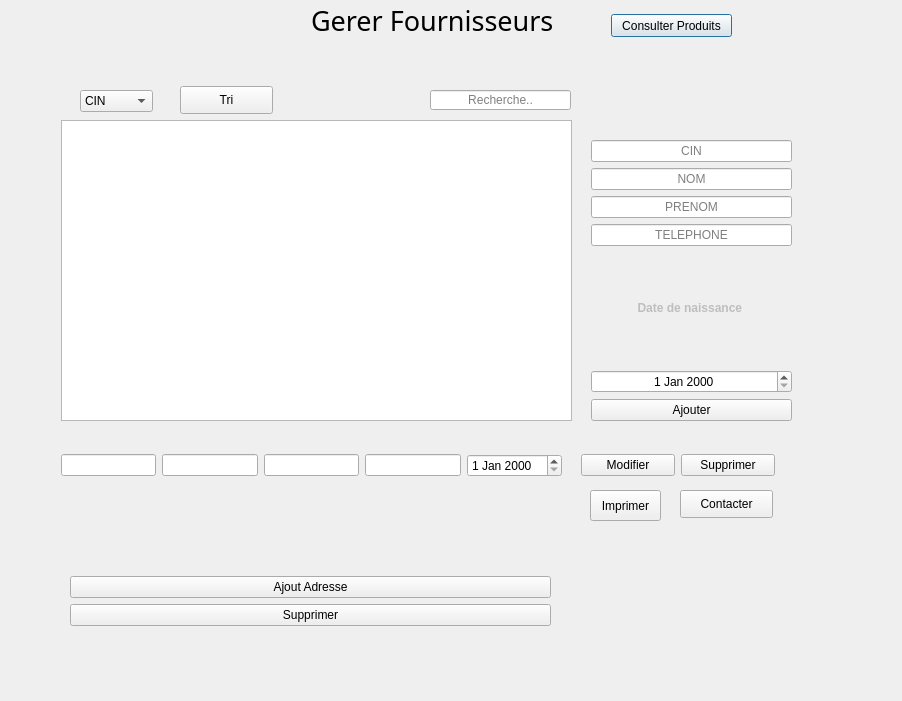
<?xml version="1.0" encoding="UTF-8"?>
<ui version="4.0">
 <class>Dialogfournisseur</class>
 <widget class="QDialog" name="Dialogfournisseur">
  <property name="geometry">
   <rect>
    <x>0</x>
    <y>0</y>
    <width>902</width>
    <height>701</height>
   </rect>
  </property>
  <property name="windowTitle">
   <string>Fournisseurs</string>
  </property>
  <widget class="QStackedWidget" name="stackedWidget_2">
   <property name="geometry">
    <rect>
     <x>10</x>
     <y>10</y>
     <width>831</width>
     <height>671</height>
    </rect>
   </property>
   <property name="currentIndex">
    <number>0</number>
   </property>
   <widget class="QWidget" name="page_11">
    <widget class="QPushButton" name="pushButton">
     <property name="geometry">
      <rect>
       <x>601</x>
       <y>4</y>
       <width>121</width>
       <height>23</height>
      </rect>
     </property>
     <property name="text">
      <string>Consulter Produits</string>
     </property>
    </widget>
    <widget class="QStackedWidget" name="stackedWidget">
     <property name="geometry">
      <rect>
       <x>571</x>
       <y>100</y>
       <width>221</width>
       <height>311</height>
      </rect>
     </property>
     <property name="currentIndex">
      <number>1</number>
     </property>
     <widget class="QWidget" name="page">
      <widget class="QWidget" name="verticalLayoutWidget">
       <property name="geometry">
        <rect>
         <x>30</x>
         <y>110</y>
         <width>160</width>
         <height>80</height>
        </rect>
       </property>
       <layout class="QVBoxLayout" name="verticalLayout">
        <item>
         <widget class="QPushButton" name="ajoutForm">
          <property name="text">
           <string>Ajouter</string>
          </property>
         </widget>
        </item>
       </layout>
      </widget>
     </widget>
     <widget class="QWidget" name="page_2">
      <widget class="QWidget" name="verticalLayoutWidget_2">
       <property name="geometry">
        <rect>
         <x>10</x>
         <y>30</y>
         <width>201</width>
         <height>281</height>
        </rect>
       </property>
       <layout class="QVBoxLayout" name="verticalLayout_2">
        <item>
         <widget class="QLineEdit" name="f_cin">
          <property name="alignment">
           <set>Qt::AlignCenter</set>
          </property>
          <property name="placeholderText">
           <string>CIN</string>
          </property>
         </widget>
        </item>
        <item>
         <widget class="QLineEdit" name="f_nom">
          <property name="alignment">
           <set>Qt::AlignCenter</set>
          </property>
          <property name="placeholderText">
           <string>NOM</string>
          </property>
         </widget>
        </item>
        <item>
         <widget class="QLineEdit" name="f_prenom">
          <property name="alignment">
           <set>Qt::AlignCenter</set>
          </property>
          <property name="placeholderText">
           <string>PRENOM</string>
          </property>
         </widget>
        </item>
        <item>
         <widget class="QLineEdit" name="f_tel">
          <property name="alignment">
           <set>Qt::AlignCenter</set>
          </property>
          <property name="placeholderText">
           <string>TELEPHONE</string>
          </property>
         </widget>
        </item>
        <item>
         <widget class="QLabel" name="label_2">
          <property name="enabled">
           <bool>false</bool>
          </property>
          <property name="font">
           <font>
            <weight>75</weight>
            <bold>true</bold>
           </font>
          </property>
          <property name="text">
           <string>Date de naissance </string>
          </property>
          <property name="textFormat">
           <enum>Qt::PlainText</enum>
          </property>
          <property name="scaledContents">
           <bool>false</bool>
          </property>
          <property name="alignment">
           <set>Qt::AlignCenter</set>
          </property>
          <property name="margin">
           <number>0</number>
          </property>
         </widget>
        </item>
        <item>
         <widget class="QDateEdit" name="f_date">
          <property name="alignment">
           <set>Qt::AlignCenter</set>
          </property>
         </widget>
        </item>
        <item>
         <widget class="QPushButton" name="f_ajouterBtn">
          <property name="text">
           <string>Ajouter</string>
          </property>
         </widget>
        </item>
       </layout>
      </widget>
     </widget>
    </widget>
    <widget class="QWidget" name="horizontalLayoutWidget_2">
     <property name="geometry">
      <rect>
       <x>571</x>
       <y>440</y>
       <width>194</width>
       <height>31</height>
      </rect>
     </property>
     <layout class="QHBoxLayout" name="horizontalLayout_2">
      <item>
       <widget class="QPushButton" name="f_modifier">
        <property name="text">
         <string>Modifier</string>
        </property>
       </widget>
      </item>
      <item>
       <widget class="QPushButton" name="f_supprimer">
        <property name="text">
         <string>Supprimer</string>
        </property>
       </widget>
      </item>
     </layout>
    </widget>
    <widget class="QLabel" name="label">
     <property name="geometry">
      <rect>
       <x>301</x>
       <y>-10</y>
       <width>271</width>
       <height>41</height>
      </rect>
     </property>
     <property name="font">
      <font>
       <family>Impact</family>
       <pointsize>20</pointsize>
      </font>
     </property>
     <property name="text">
      <string>Gerer Fournisseurs</string>
     </property>
     <property name="textFormat">
      <enum>Qt::PlainText</enum>
     </property>
    </widget>
    <widget class="QWidget" name="horizontalLayoutWidget">
     <property name="geometry">
      <rect>
       <x>51</x>
       <y>430</y>
       <width>501</width>
       <height>51</height>
      </rect>
     </property>
     <layout class="QHBoxLayout" name="horizontalLayout">
      <item>
       <widget class="QLineEdit" name="f_cin_e_1">
        <property name="alignment">
         <set>Qt::AlignCenter</set>
        </property>
       </widget>
      </item>
      <item>
       <widget class="QLineEdit" name="f_nom_e_1">
        <property name="alignment">
         <set>Qt::AlignCenter</set>
        </property>
       </widget>
      </item>
      <item>
       <widget class="QLineEdit" name="f_prenom_e">
        <property name="alignment">
         <set>Qt::AlignCenter</set>
        </property>
       </widget>
      </item>
      <item>
       <widget class="QLineEdit" name="f_tel_e">
        <property name="alignment">
         <set>Qt::AlignCenter</set>
        </property>
       </widget>
      </item>
      <item>
       <widget class="QDateEdit" name="f_daten_e"/>
      </item>
     </layout>
    </widget>
    <widget class="QTableView" name="tableFournisseur">
     <property name="geometry">
      <rect>
       <x>51</x>
       <y>110</y>
       <width>511</width>
       <height>301</height>
      </rect>
     </property>
    </widget>
    <widget class="QLineEdit" name="f_recherche">
     <property name="geometry">
      <rect>
       <x>420</x>
       <y>80</y>
       <width>141</width>
       <height>20</height>
      </rect>
     </property>
     <property name="alignment">
      <set>Qt::AlignCenter</set>
     </property>
     <property name="placeholderText">
      <string>Recherche..</string>
     </property>
    </widget>
    <widget class="QPushButton" name="contactBtn">
     <property name="geometry">
      <rect>
       <x>670</x>
       <y>480</y>
       <width>93</width>
       <height>28</height>
      </rect>
     </property>
     <property name="text">
      <string>Contacter</string>
     </property>
    </widget>
    <widget class="QPushButton" name="btnPrint">
     <property name="geometry">
      <rect>
       <x>580</x>
       <y>480</y>
       <width>71</width>
       <height>31</height>
      </rect>
     </property>
     <property name="text">
      <string>Imprimer</string>
     </property>
    </widget>
    <widget class="QComboBox" name="comboBoxTri">
     <property name="geometry">
      <rect>
       <x>70</x>
       <y>80</y>
       <width>73</width>
       <height>22</height>
      </rect>
     </property>
     <item>
      <property name="text">
       <string>CIN</string>
      </property>
     </item>
     <item>
      <property name="text">
       <string>NOM</string>
      </property>
     </item>
     <item>
      <property name="text">
       <string>PRENOM</string>
      </property>
     </item>
     <item>
      <property name="text">
       <string>NUMTEL</string>
      </property>
     </item>
    </widget>
    <widget class="QPushButton" name="triBtn">
     <property name="geometry">
      <rect>
       <x>170</x>
       <y>76</y>
       <width>93</width>
       <height>28</height>
      </rect>
     </property>
     <property name="text">
      <string>Tri</string>
     </property>
    </widget>
    <widget class="QStackedWidget" name="stackedWidget_3">
     <property name="geometry">
      <rect>
       <x>60</x>
       <y>510</y>
       <width>491</width>
       <height>111</height>
      </rect>
     </property>
     <property name="currentIndex">
      <number>0</number>
     </property>
     <widget class="QWidget" name="page_3">
      <widget class="QWidget" name="verticalLayoutWidget_3">
       <property name="geometry">
        <rect>
         <x>0</x>
         <y>20</y>
         <width>481</width>
         <height>86</height>
        </rect>
       </property>
       <layout class="QVBoxLayout" name="verticalLayout_3">
        <item>
         <widget class="QLabel" name="status_adresse_label">
          <property name="text">
           <string/>
          </property>
         </widget>
        </item>
        <item>
         <widget class="QPushButton" name="btn_Adresse_ajout">
          <property name="text">
           <string>Ajout Adresse</string>
          </property>
         </widget>
        </item>
        <item>
         <widget class="QPushButton" name="supprimer_Adresse">
          <property name="text">
           <string>Supprimer</string>
          </property>
         </widget>
        </item>
       </layout>
      </widget>
     </widget>
     <widget class="QWidget" name="page_4">
      <widget class="QWidget" name="horizontalLayoutWidget_3">
       <property name="geometry">
        <rect>
         <x>40</x>
         <y>20</y>
         <width>421</width>
         <height>41</height>
        </rect>
       </property>
       <layout class="QHBoxLayout" name="horizontalLayout_3">
        <item>
         <widget class="QComboBox" name="comboBox_VIlle">
          <item>
           <property name="text">
            <string>Ville</string>
           </property>
          </item>
          <item>
           <property name="text">
            <string>Tunis</string>
           </property>
          </item>
          <item>
           <property name="text">
            <string>Sfax</string>
           </property>
          </item>
          <item>
           <property name="text">
            <string>Sousse</string>
           </property>
          </item>
          <item>
           <property name="text">
            <string>Kairouan</string>
           </property>
          </item>
          <item>
           <property name="text">
            <string>Bizerte</string>
           </property>
          </item>
          <item>
           <property name="text">
            <string>Gabes</string>
           </property>
          </item>
          <item>
           <property name="text">
            <string>Ariana</string>
           </property>
          </item>
          <item>
           <property name="text">
            <string>Gafsa</string>
           </property>
          </item>
          <item>
           <property name="text">
            <string>Monastir</string>
           </property>
          </item>
          <item>
           <property name="text">
            <string>Zaghouan</string>
           </property>
          </item>
          <item>
           <property name="text">
            <string>Ben arous</string>
           </property>
          </item>
          <item>
           <property name="text">
            <string>Kasserine</string>
           </property>
          </item>
          <item>
           <property name="text">
            <string>Mednine</string>
           </property>
          </item>
          <item>
           <property name="text">
            <string>Mahdia</string>
           </property>
          </item>
          <item>
           <property name="text">
            <string>SidiBouzid</string>
           </property>
          </item>
          <item>
           <property name="text">
            <string>Beja</string>
           </property>
          </item>
          <item>
           <property name="text">
            <string>Jendouba</string>
           </property>
          </item>
          <item>
           <property name="text">
            <string>Touzeur</string>
           </property>
          </item>
          <item>
           <property name="text">
            <string>Tataouine</string>
           </property>
          </item>
          <item>
           <property name="text">
            <string>Gbelli</string>
           </property>
          </item>
          <item>
           <property name="text">
            <string>Ben Guerden</string>
           </property>
          </item>
          <item>
           <property name="text">
            <string>El Kef</string>
           </property>
          </item>
          <item>
           <property name="text">
            <string>Mannouba</string>
           </property>
          </item>
          <item>
           <property name="text">
            <string>Nabeul</string>
           </property>
          </item>
         </widget>
        </item>
        <item>
         <widget class="QLineEdit" name="lineEdit_Rue"/>
        </item>
        <item>
         <widget class="QLineEdit" name="lineEdit_Zip"/>
        </item>
        <item>
         <widget class="QPushButton" name="ajouter_Adresse">
          <property name="cursor">
           <cursorShape>ArrowCursor</cursorShape>
          </property>
          <property name="text">
           <string>Enregistrer</string>
          </property>
         </widget>
        </item>
       </layout>
      </widget>
     </widget>
    </widget>
   </widget>
   <widget class="QWidget" name="page_12">
    <widget class="QPushButton" name="enoyerMail">
     <property name="geometry">
      <rect>
       <x>370</x>
       <y>420</y>
       <width>93</width>
       <height>28</height>
      </rect>
     </property>
     <property name="text">
      <string>Envoyer</string>
     </property>
    </widget>
    <widget class="QLineEdit" name="mailTo">
     <property name="geometry">
      <rect>
       <x>302</x>
       <y>40</y>
       <width>271</width>
       <height>22</height>
      </rect>
     </property>
     <property name="placeholderText">
      <string>Email</string>
     </property>
    </widget>
    <widget class="QLineEdit" name="mailObjet">
     <property name="geometry">
      <rect>
       <x>302</x>
       <y>90</y>
       <width>261</width>
       <height>22</height>
      </rect>
     </property>
    </widget>
    <widget class="QTextEdit" name="Mailbody">
     <property name="geometry">
      <rect>
       <x>270</x>
       <y>130</y>
       <width>311</width>
       <height>271</height>
      </rect>
     </property>
    </widget>
    <widget class="QPushButton" name="pushButton_2">
     <property name="geometry">
      <rect>
       <x>590</x>
       <y>420</y>
       <width>93</width>
       <height>28</height>
      </rect>
     </property>
     <property name="text">
      <string>Retour</string>
     </property>
    </widget>
   </widget>
  </widget>
 </widget>
 <resources/>
 <connections/>
</ui>
